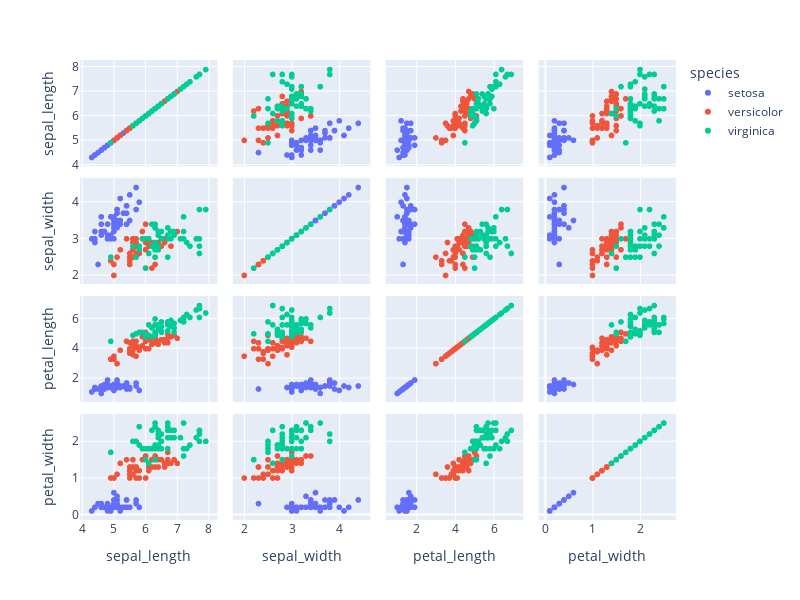

Notebook code cell kept with this figure:
### Code cell
fig = px.scatter_matrix(data, dimensions=['sepal_length', 'sepal_width', 'petal_length', 'petal_width'], color = 'species')
fig.update_layout(width=800, 
    height=600)
fig.show()

### Figure 1 — Plotly figure (JSON) as saved in the notebook; plotly's stock layout.template omitted (floating-point values rounded to 4 significant figures)
{"data": [{"dimensions": [{"axis": {"matches": true}, "label": "sepal_length", "values": [5.1, 4.9, 4.7, 4.6, 5, 5.4, 4.6, 5, 4.4, 4.9, 5.4, 4.8, 4.8, 4.3, 5.8, 5.7, 5.4, 5.1, 5.7, 5.1, 5.4, 5.1, 4.6, 5.1, 4.8, 5, 5, 5.2, 5.2, 4.7, 4.8, 5.4, 5.2, 5.5, 4.9, 5, 5.5, 4.9, 4.4, 5.1, 5, 4.5, 4.4, 5, 5.1, 4.8, 5.1, 4.6, 5.3, 5]}, {"axis": {"matches": true}, "label": "sepal_width", "values": [3.5, 3, 3.2, 3.1, 3.6, 3.9, 3.4, 3.4, 2.9, 3.1, 3.7, 3.4, 3, 3, 4, 4.4, 3.9, 3.5, 3.8, 3.8, 3.4, 3.7, 3.6, 3.3, 3.4, 3, 3.4, 3.5, 3.4, 3.2, 3.1, 3.4, 4.1, 4.2, 3.1, 3.2, 3.5, 3.6, 3, 3.4, 3.5, 2.3, 3.2, 3.5, 3.8, 3, 3.8, 3.2, 3.7, 3.3]}, {"axis": {"matches": true}, "label": "petal_length", "values": [1.4, 1.4, 1.3, 1.5, 1.4, 1.7, 1.4, 1.5, 1.4, 1.5, 1.5, 1.6, 1.4, 1.1, 1.2, 1.5, 1.3, 1.4, 1.7, 1.5, 1.7, 1.5, 1, 1.7, 1.9, 1.6, 1.6, 1.5, 1.4, 1.6, 1.6, 1.5, 1.5, 1.4, 1.5, 1.2, 1.3, 1.4, 1.3, 1.5, 1.3, 1.3, 1.3, 1.6, 1.9, 1.4, 1.6, 1.4, 1.5, 1.4]}, {"axis": {"matches": true}, "label": "petal_width", "values": [0.2, 0.2, 0.2, 0.2, 0.2, 0.4, 0.3, 0.2, 0.2, 0.1, 0.2, 0.2, 0.1, 0.1, 0.2, 0.4, 0.4, 0.3, 0.3, 0.3, 0.2, 0.4, 0.2, 0.5, 0.2, 0.2, 0.4, 0.2, 0.2, 0.2, 0.2, 0.4, 0.1, 0.2, 0.2, 0.2, 0.2, 0.1, 0.2, 0.2, 0.3, 0.3, 0.2, 0.6, 0.4, 0.3, 0.2, 0.2, 0.2, 0.2]}], "hovertemplate": "species=setosa<br>%{xaxis.title.text}=%{x}<br>%{yaxis.title.text}=%{y}<extra></extra>", "legendgroup": "setosa", "marker": {"color": "#636efa", "symbol": "circle"}, "name": "setosa", "showlegend": true, "type": "splom"}, {"dimensions": [{"axis": {"matches": true}, "label": "sepal_length", "values": [7, 6.4, 6.9, 5.5, 6.5, 5.7, 6.3, 4.9, 6.6, 5.2, 5, 5.9, 6, 6.1, 5.6, 6.7, 5.6, 5.8, 6.2, 5.6, 5.9, 6.1, 6.3, 6.1, 6.4, 6.6, 6.8, 6.7, 6, 5.7, 5.5, 5.5, 5.8, 6, 5.4, 6, 6.7, 6.3, 5.6, 5.5, 5.5, 6.1, 5.8, 5, 5.6, 5.7, 5.7, 6.2, 5.1, 5.7]}, {"axis": {"matches": true}, "label": "sepal_width", "values": [3.2, 3.2, 3.1, 2.3, 2.8, 2.8, 3.3, 2.4, 2.9, 2.7, 2, 3, 2.2, 2.9, 2.9, 3.1, 3, 2.7, 2.2, 2.5, 3.2, 2.8, 2.5, 2.8, 2.9, 3, 2.8, 3, 2.9, 2.6, 2.4, 2.4, 2.7, 2.7, 3, 3.4, 3.1, 2.3, 3, 2.5, 2.6, 3, 2.6, 2.3, 2.7, 3, 2.9, 2.9, 2.5, 2.8]}, {"axis": {"matches": true}, "label": "petal_length", "values": [4.7, 4.5, 4.9, 4, 4.6, 4.5, 4.7, 3.3, 4.6, 3.9, 3.5, 4.2, 4, 4.7, 3.6, 4.4, 4.5, 4.1, 4.5, 3.9, 4.8, 4, 4.9, 4.7, 4.3, 4.4, 4.8, 5, 4.5, 3.5, 3.8, 3.7, 3.9, 5.1, 4.5, 4.5, 4.7, 4.4, 4.1, 4, 4.4, 4.6, 4, 3.3, 4.2, 4.2, 4.2, 4.3, 3, 4.1]}, {"axis": {"matches": true}, "label": "petal_width", "values": [1.4, 1.5, 1.5, 1.3, 1.5, 1.3, 1.6, 1, 1.3, 1.4, 1, 1.5, 1, 1.4, 1.3, 1.4, 1.5, 1, 1.5, 1.1, 1.8, 1.3, 1.5, 1.2, 1.3, 1.4, 1.4, 1.7, 1.5, 1, 1.1, 1, 1.2, 1.6, 1.5, 1.6, 1.5, 1.3, 1.3, 1.3, 1.2, 1.4, 1.2, 1, 1.3, 1.2, 1.3, 1.3, 1.1, 1.3]}], "hovertemplate": "species=versicolor<br>%{xaxis.title.text}=%{x}<br>%{yaxis.title.text}=%{y}<extra></extra>", "legendgroup": "versicolor", "marker": {"color": "#EF553B", "symbol": "circle"}, "name": "versicolor", "showlegend": true, "type": "splom"}, {"dimensions": [{"axis": {"matches": true}, "label": "sepal_length", "values": [6.3, 5.8, 7.1, 6.3, 6.5, 7.6, 4.9, 7.3, 6.7, 7.2, 6.5, 6.4, 6.8, 5.7, 5.8, 6.4, 6.5, 7.7, 7.7, 6, 6.9, 5.6, 7.7, 6.3, 6.7, 7.2, 6.2, 6.1, 6.4, 7.2, 7.4, 7.9, 6.4, 6.3, 6.1, 7.7, 6.3, 6.4, 6, 6.9, 6.7, 6.9, 5.8, 6.8, 6.7, 6.7, 6.3, 6.5, 6.2, 5.9]}, {"axis": {"matches": true}, "label": "sepal_width", "values": [3.3, 2.7, 3, 2.9, 3, 3, 2.5, 2.9, 2.5, 3.6, 3.2, 2.7, 3, 2.5, 2.8, 3.2, 3, 3.8, 2.6, 2.2, 3.2, 2.8, 2.8, 2.7, 3.3, 3.2, 2.8, 3, 2.8, 3, 2.8, 3.8, 2.8, 2.8, 2.6, 3, 3.4, 3.1, 3, 3.1, 3.1, 3.1, 2.7, 3.2, 3.3, 3, 2.5, 3, 3.4, 3]}, {"axis": {"matches": true}, "label": "petal_length", "values": [6, 5.1, 5.9, 5.6, 5.8, 6.6, 4.5, 6.3, 5.8, 6.1, 5.1, 5.3, 5.5, 5, 5.1, 5.3, 5.5, 6.7, 6.9, 5, 5.7, 4.9, 6.7, 4.9, 5.7, 6, 4.8, 4.9, 5.6, 5.8, 6.1, 6.4, 5.6, 5.1, 5.6, 6.1, 5.6, 5.5, 4.8, 5.4, 5.6, 5.1, 5.1, 5.9, 5.7, 5.2, 5, 5.2, 5.4, 5.1]}, {"axis": {"matches": true}, "label": "petal_width", "values": [2.5, 1.9, 2.1, 1.8, 2.2, 2.1, 1.7, 1.8, 1.8, 2.5, 2, 1.9, 2.1, 2, 2.4, 2.3, 1.8, 2.2, 2.3, 1.5, 2.3, 2, 2, 1.8, 2.1, 1.8, 1.8, 1.8, 2.1, 1.6, 1.9, 2, 2.2, 1.5, 1.4, 2.3, 2.4, 1.8, 1.8, 2.1, 2.4, 2.3, 1.9, 2.3, 2.5, 2.3, 1.9, 2, 2.3, 1.8]}], "hovertemplate": "species=virginica<br>%{xaxis.title.text}=%{x}<br>%{yaxis.title.text}=%{y}<extra></extra>", "legendgroup": "virginica", "marker": {"color": "#00cc96", "symbol": "circle"}, "name": "virginica", "showlegend": true, "type": "splom"}], "layout": {"dragmode": "select", "height": 600, "legend": {"title": {"text": "species"}, "tracegroupgap": 0}, "margin": {"t": 60}, "width": 800, "xaxis": {"autorange": true, "range": [3.93, 8.27], "type": "linear"}, "xaxis2": {"autorange": true, "range": [1.753, 4.647], "type": "linear"}, "xaxis3": {"autorange": true, "range": [0.393, 7.507], "type": "linear"}, "xaxis4": {"autorange": true, "range": [-0.1469, 2.747], "type": "linear"}, "yaxis": {"autorange": true, "range": [3.93, 8.27], "type": "linear"}, "yaxis2": {"autorange": true, "range": [1.753, 4.647], "type": "linear"}, "yaxis3": {"autorange": true, "range": [0.393, 7.507], "type": "linear"}, "yaxis4": {"autorange": true, "range": [-0.1469, 2.747], "type": "linear"}}}
